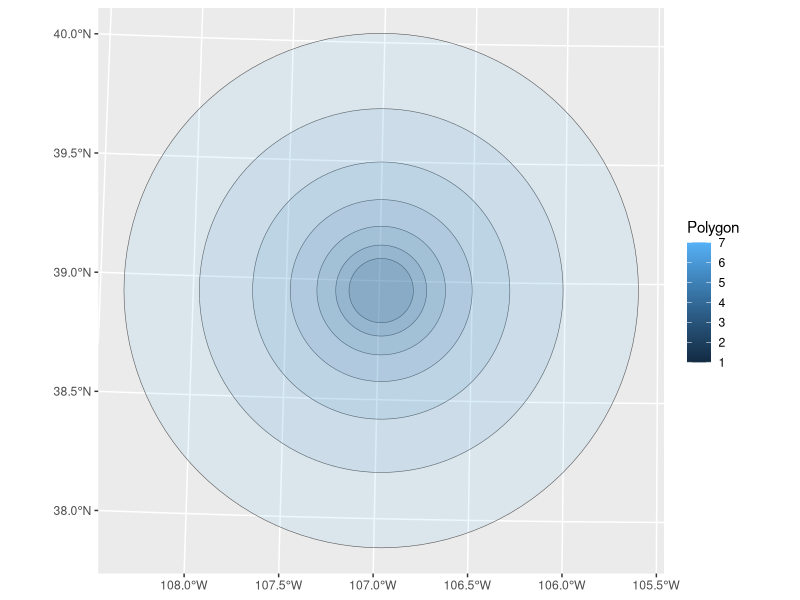

Write R code to recreate this figure.
## ---- chunk 1
library(tidyverse) # data tidying
library(sf) # spatial data compliant with tidyverse
library(here)
set.seed(12)
## ---- chunk 2
Gothic <- tibble(
                 x = -106.98945,
                 y  = 38.95869
                 ) %>% 
  st_as_sf(coords = c(x = 'x', y = 'y'), 
           crs = 4326) %>% 
  st_transform(32613)
## ---- chunk 3

gothic1 <- Gothic %>% st_buffer(15000)

writeLines(paste0('A geometric circle is: ', 
       round((as.numeric(st_area(gothic1))) / (pi * 15000^2) * 100, 5),
' as large as a geographic one with planar coordinates.'))

rm(gothic1)
## ---- chunk 4
#round(15000*(sqrt(2)), 0) #= 21213 # first annulus
#round(21213*sqrt(2),0) #= 30000 # second annulus
#round(30000*sqrt(2),0) # = 42426 # third annulus
#round(42426*sqrt(2),0) # = 59999 # fourth annulus
#round(59999*sqrt(2),0) # = 84851 # fifth
#round(84851*sqrt(2),0) # = 119997 # sixth
## ---- chunk 5
future_value = function(iterations, frst_radius = 1, calculation = 0.1) {
  frst_radius * calculation ^ (1:iterations)
}

radii = vector()
radii <- future_value(iterations = 6, frst_radius = 15000, calculation = sqrt(2))
radii2 <- tibble(radii) %>% 
  rownames_to_column('Polygon') %>% 
  mutate(Polygon = as.numeric(Polygon)+1) %>% 
  rename('Radius' = radii)
radius <- rbind(c('Polygon' = 1, radius = 15000), radii2)

rm(future_value, radii, radii2)
## ---- chunk 6
poly_coords <- bind_cols(radius, Gothic) %>% 
  st_as_sf()
poly_coords <- st_buffer(poly_coords, poly_coords$Radius)

ggplot(poly_coords) +
  geom_sf(aes(fill = Polygon), alpha = 0.1)

poly_coords <- st_transform(poly_coords, 4326) 

rm(Gothic, radius)
